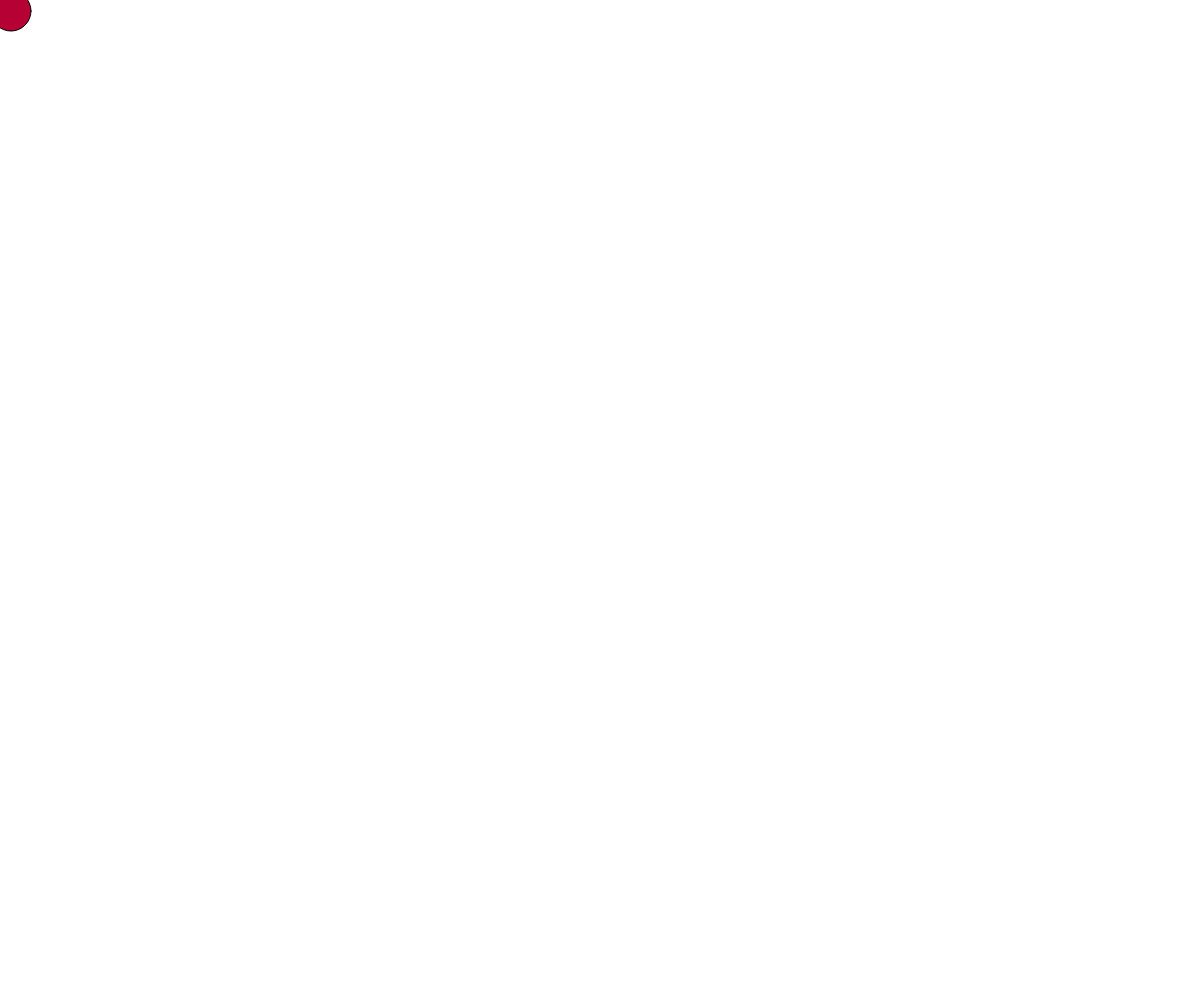
Frame 1 (no input)
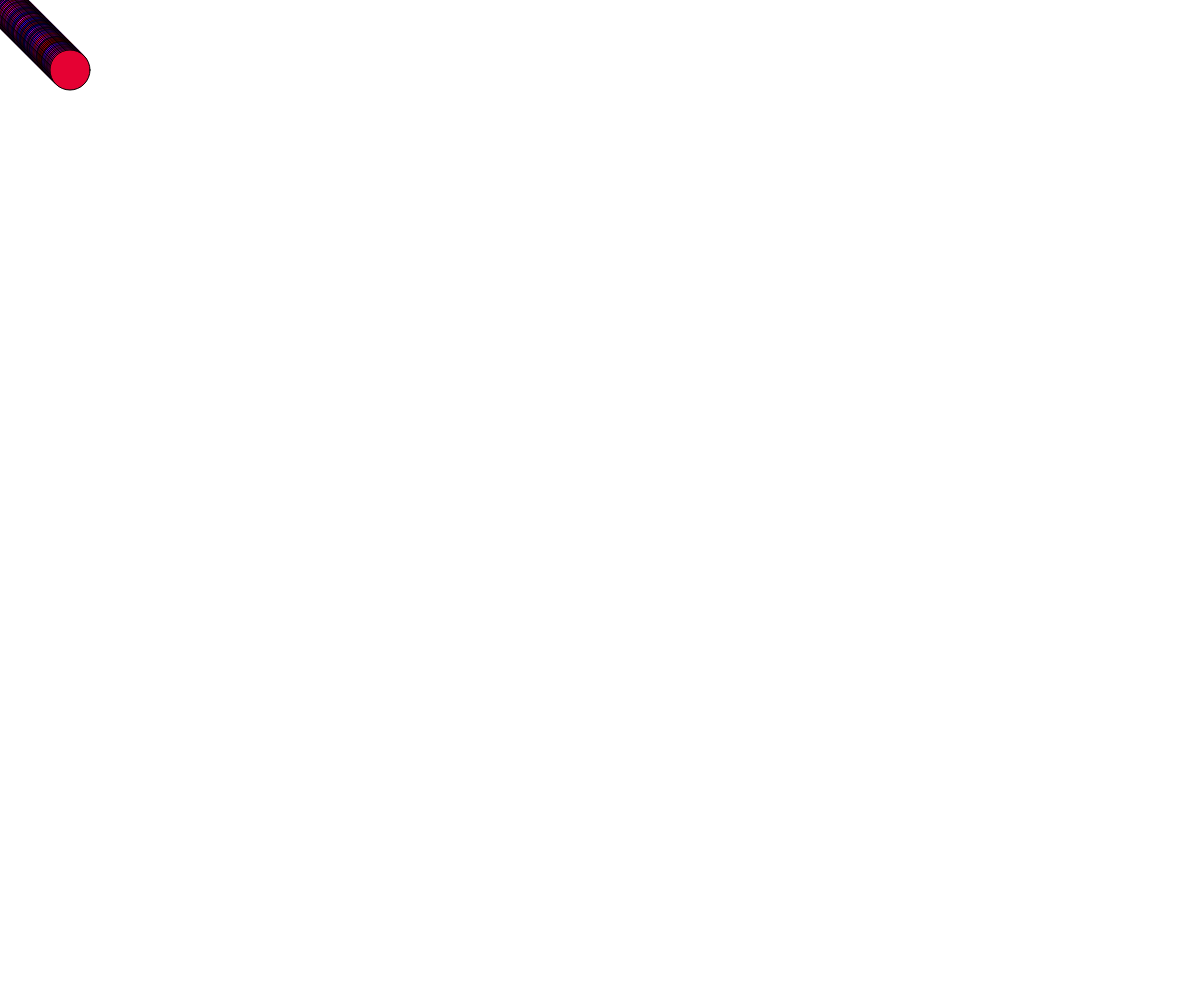
Frame 60 (no input)
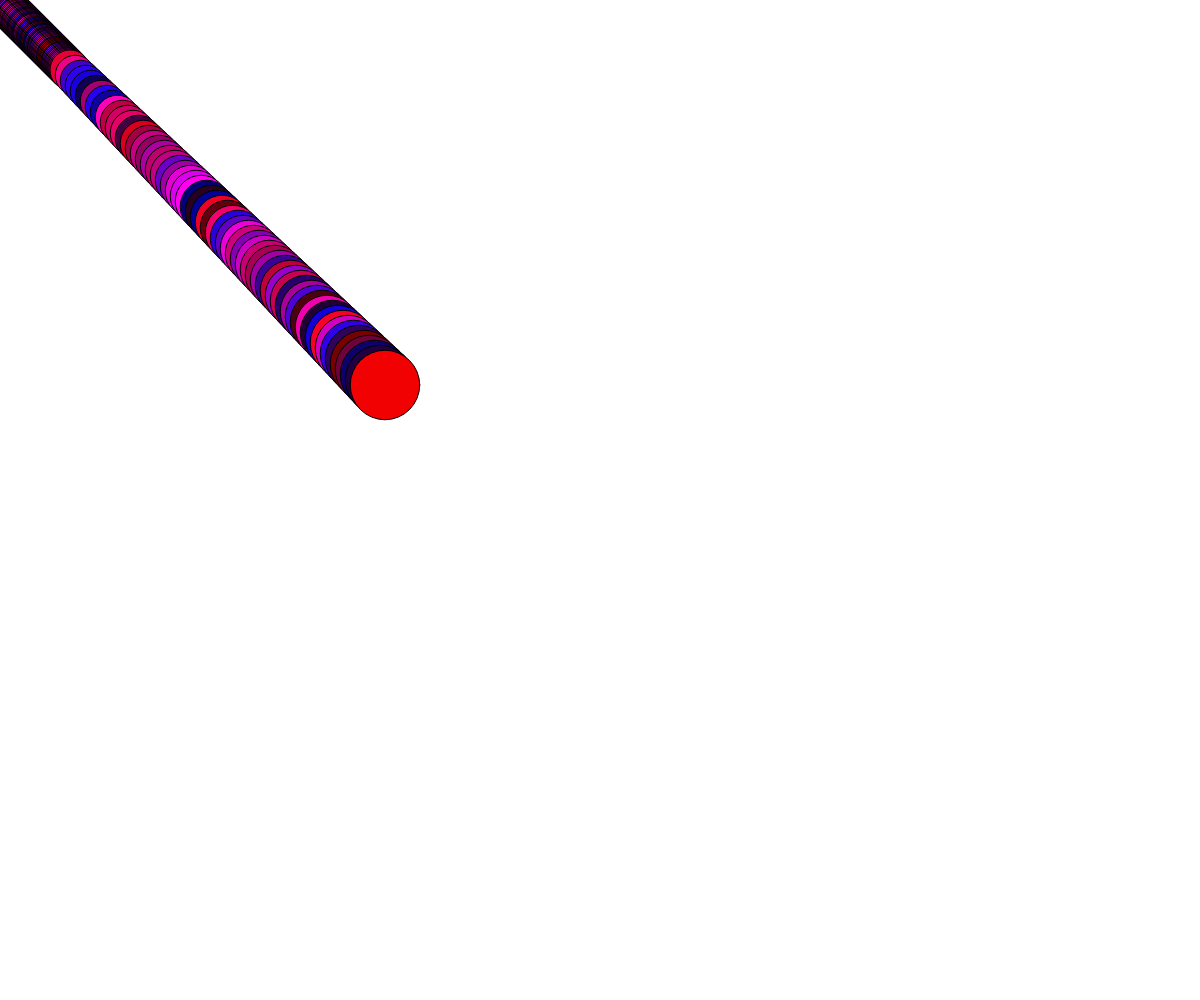
Frame 120 (the mouse pressed at the canvas centre since frame 60)

The p5.js sketch that drew these frames (run headless with seeded random() and noise() and a simulated clock; from frame 60 on, the mouse is pressed at the canvas centre):

// p5.js sketch
// ── sketch.js


let ball = {};
ball.width = 40;
ball.x = 10;
ball.y = 10;
ball.delta_x = 1;
ball.delta_y = 1;
ball.scale_x = 1;
ball.scale_y = 1;
//added growthFactor variable
growthFactor = 0;


function setup() {
    createCanvas(windowWidth, windowHeight);
    background(255);
}



function draw() {
//adds ball.x to ball.x and ball.y to ball.y each frame mouse press changes scale and alters speed of growth
    ball.x += ball.delta_x * ball.scale_x;
    ball.y += ball.delta_y * ball.scale_y;

//flips delta every time x crosses 0 or width
    if (ball.x >= width || ball.x <= 0) {
        ball.delta_x = -1 * ball.delta_x;
    }
    if (ball.y >= height || ball.y <= 0) {
        ball.delta_y = -1 * ball.delta_y;
    }

    fill(random(255), 1, random(255));
    ellipse(ball.x, ball.y, ball.width, ball.width);

    ball.width = ball.width + growthFactor


}

function mousePressed() {
    ball.scale_x = map(mouseX, 0, width, 0.5, 10);
    ball.scale_y = map(mouseY, 0, height, 0.5, 10);
    ball.width = 40
    //change rate of growth from 0 per frame on mouseX=0 to +1 pixel per frame at MouseX=windowWidth
    growthFactor = map(mouseX, 0, width, 0, 1);
}
